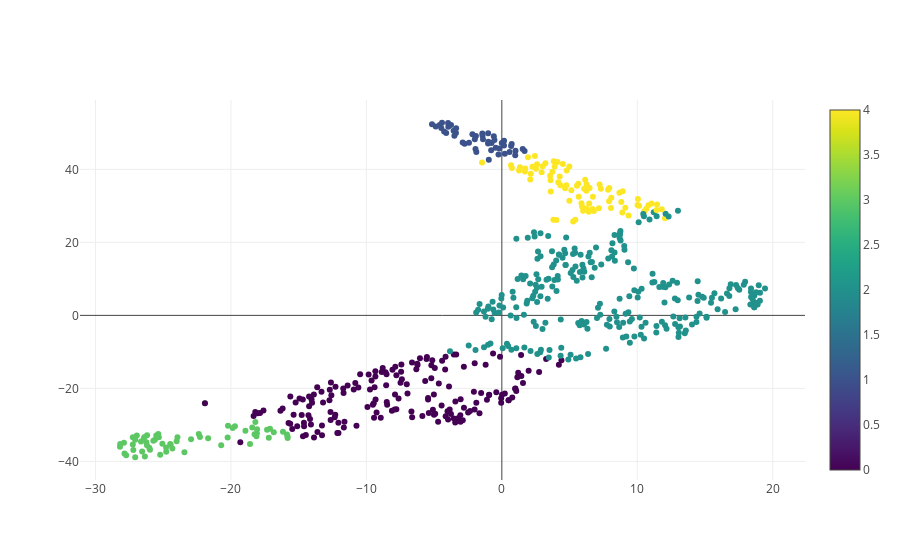

Notebook code cell kept with this figure:
### Code cell
trace = go.Scatter(
    x = library['TSNE-X'],
    y = library['TSNE-Y'],
    mode = 'markers',
    text = library['song_title'] + " - " + library['artist'],
    marker=dict(
        color = library['cluster'], #set color equal to a variable
        colorscale='Viridis',
        showscale=True
    )
)
data = [trace]
iplot(data)

### Figure 1 — Plotly figure (JSON) as saved in the notebook; plotly's stock layout.template omitted (floating-point values rounded to 4 significant figures; data arrays with more than 128 entries replaced by an {"elided": "..."} marker saying what was removed)
{"data": [{"marker": {"color": {"elided": "618 int values"}, "colorscale": "Viridis", "showscale": true}, "mode": "markers", "text": {"elided": "618 str values"}, "type": "scatter", "uid": "93616bf4-dc9f-11e8-81cf-f07960250d00", "x": {"elided": "618 float values"}, "y": {"elided": "618 float values"}}], "layout": {}}
